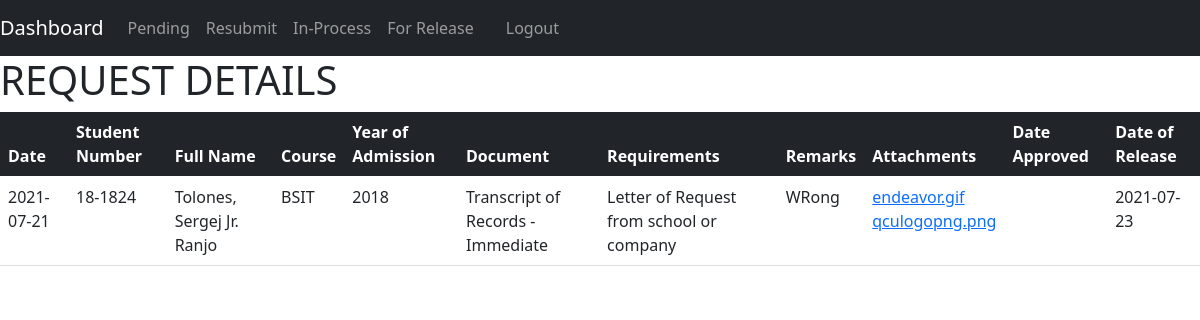
Screenshot of /optimized/public/student_view/viewall.php?request_number=32 with the database file from the repository.
### tables this page shows
CREATE TABLE `document_request` (
  `request_number` int(12) NOT NULL,
  `student_number` varchar(10) NOT NULL,
  `document_id` int(10) NOT NULL,
  `request_date` date NOT NULL,
  `request_status` varchar(20) NOT NULL,
  `remarks` longtext DEFAULT NULL,
  `upfile` varchar(2048) DEFAULT NULL,
  `upfile_name` varchar(128) DEFAULT NULL,
  `date_approved` date DEFAULT NULL,
  `date_released` date DEFAULT NULL,
  `date_finished` date DEFAULT NULL
);

CREATE TABLE `student_info` (
  `student_number` varchar(10) NOT NULL,
  `last_name` varchar(50) NOT NULL,
  `first_name` varchar(50) NOT NULL,
  `middle_name` varchar(50) NOT NULL,
  `full_name` varchar(128) NOT NULL,
  `course` varchar(128) NOT NULL,
  `year_of_enrollment` varchar(16) NOT NULL,
  `email` varchar(128) NOT NULL
);

CREATE TABLE `documents` (
  `document_id` int(10) NOT NULL,
  `document_name` varchar(50) NOT NULL,
  `requirements` longtext NOT NULL
);

### optimized/public/student_view/viewall.php (the view, shortened to what this page needs)
<?php
    require_once "../../resource/opt1/database.php";
    require_once "../../resource/opt1/header.php";
    $request_get = $_GET['request_number'];
    $statement = $pdo->prepare("SELECT document_request.request_number, document_request.request_date, student_info.student_number, student_info.full_name, student_info.course, student_info.year_of_enrollment, documents.document_name, documents.requirements, document_request.remarks, document_request.upfile, document_request.upfile_name, document_request.date_approved, document_request.date_released FROM document_request INNER JOIN student_info ON document_request.student_number = student_info.student_number JOIN documents ON document_request.document_id = documents.document_id WHERE document_request.request_number = :request_get");
    $statement->bindValue(':request_get', $request_get);
    $statement->execute();
    $requests = $statement->fetchAll(PDO::FETCH_ASSOC);
?>
  </head>
  <body>
<?php require_once "../../resource/opt1/nav.php";?>
<h1>REQUEST DETAILS</h1>
<table class="table">
  <thead class="table-dark">
    <tr>
      <th scope="col">Date</th>
      <th scope="col">Student Number</th>
      <th scope="col">Full Name</th>
      <th scope="col">Course</th>
      <th scope="col">Year of Admission</th>
      <th scope="col">Document</th>
      <th scope="col">Requirements</th>
      <th scope="col">Remarks</th>
      <th scope="col">Attachments</th>
      <th scope="col">Date Approved</th>
      <th scope="col">Date of Release</th>
    </tr>
  </thead>
  <tbody>
  <?php foreach ($requests as $i => $request): ?>
      <tr>
        <td><?php echo $request['request_date']?></td>
        <td><?php echo $request['student_number']?></td>
        <td><?php echo $request['full_name']?></td>
        <td><?php echo $request['course']?></td>
        <td><?php echo $request['year_of_enrollment']?></td>
        <td><?php echo $request['document_name']?></td>
        <td><?php echo $request['requirements']?></td>
        <td>
            <?php
                if($request['remarks'] == NULL){
                    echo '<i>No Remarks</i>';
                }
                else{
                    echo $request['remarks'];
                }
            ?>
        </td>
        <td>
        <?php
            if($request['upfile'] != NULL && $request['upfile_name'] != NULL):
                $arr_name = explode(' ', $request['upfile_name']);
                for($j = 0; $j < count($arr_name); $j++):
        ?>
                <a href="<?php echo $request['upfile'].'/'.$arr_name[$j] ?>" target="_blank"><?php echo $arr_name[$j]?></a><br>
                <?php endfor;
                 else: ?>
                     <i>No Attachments</i>
            <?php
            endif ?>
        </td>
        <td><?php echo $request['date_approved']?></td>
        <td><?php echo $request['date_released']?></td>
        </tr>
    <?php endforeach ?>
  </tbody>
</table>
  </body>
</html>

### rows the page displays
document_request: request_date "2021-07-21", student_info.student_number "18-1824", student_info.full_name "Tolones, Sergej Jr. Ranjo", student_info.course "BSIT", student_info.year_of_enrollment "2018", document.document_name "Transcript of Records - Immediate", document.requirements "Letter of Request from school or company", remarks "WRong", upfile_name "endeavor.gif", upfile_name "qculogopng.png", date_released "2021-07-23"
